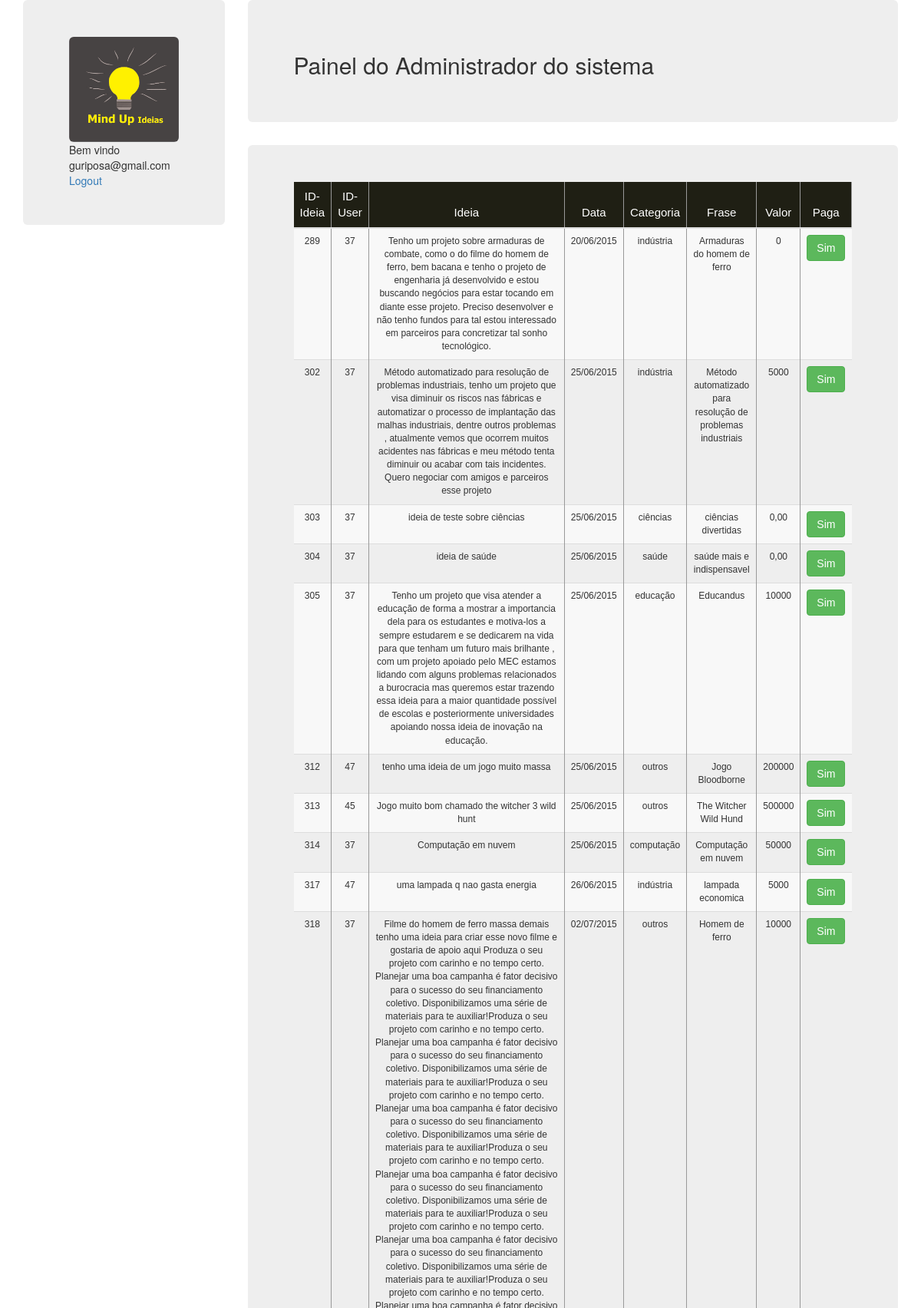
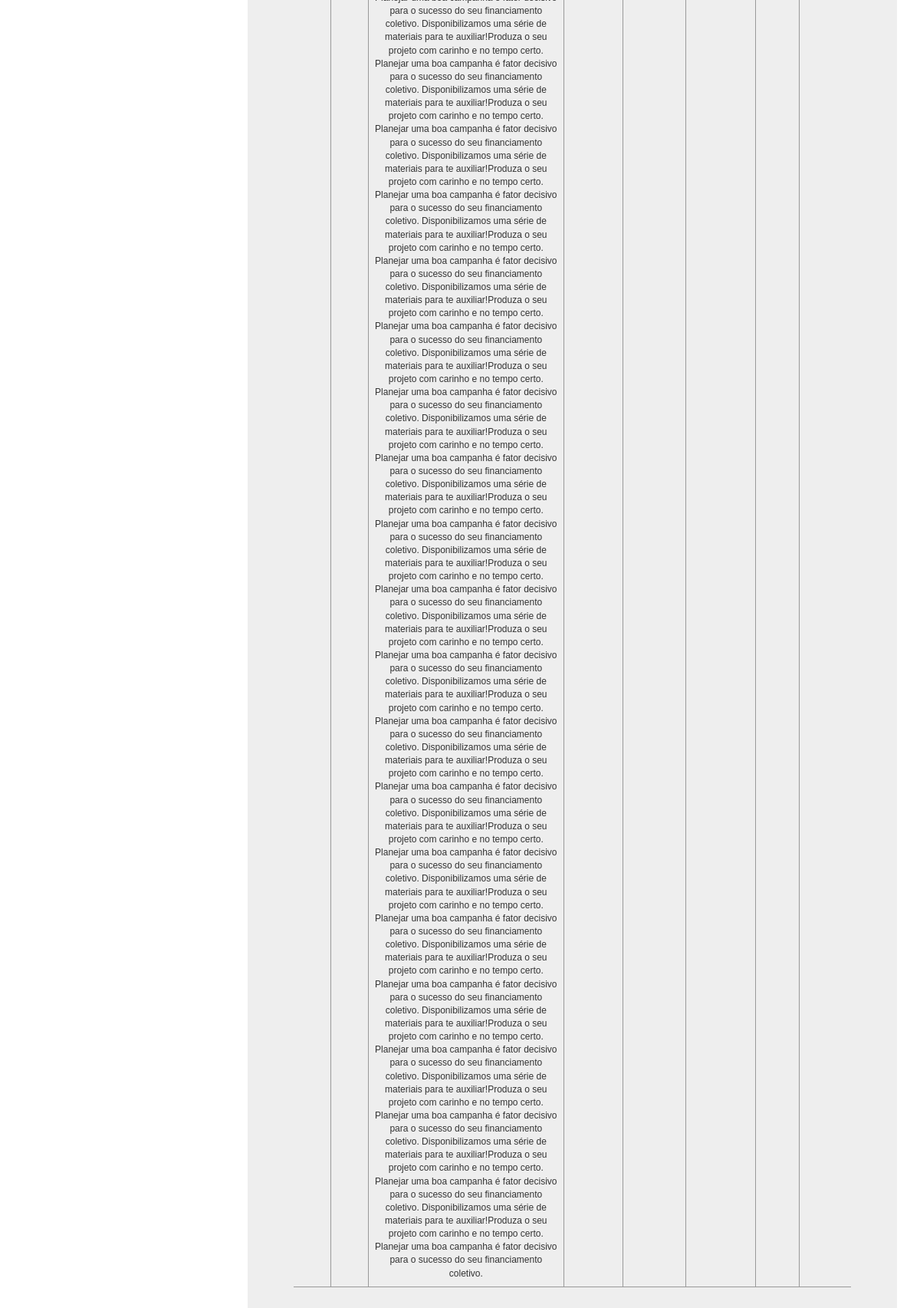
The page /admin/site.php (signed in) on the database its author committed (2 pictures, top to bottom).
### tables this page shows
CREATE TABLE IF NOT EXISTS `ideiasusuarios` (
  `idideia` bigint(20) unsigned NOT NULL AUTO_INCREMENT,
  `idusuario` bigint(20) NOT NULL,
  `ideia` longtext NOT NULL,
  `data` date NOT NULL,
  `categoria` varchar(100) NOT NULL,
  `fraseDaIdeia` varchar(100) NOT NULL,
  `avaliacao` decimal(10,2) NOT NULL,
  `valor` varchar(80) NOT NULL,
  `ideia_paga` tinyint(1) NOT NULL,
  `ideia_patenteada` tinyint(1) NOT NULL,
  `ideia_em_busca_investimentos` tinyint(1) NOT NULL,
  `ideia_em_busca_investimentos_e_socios` tinyint(1) NOT NULL,
  `ideia_em_busca_de_mao_de_obra` tinyint(1) NOT NULL,
  `video_da_ideia` varchar(1000) NOT NULL,
  `imagem` varchar(1000) NOT NULL,
  PRIMARY KEY (`idideia`),
  UNIQUE KEY `idideia` (`idideia`)
);

### admin/site.php (the view, shortened to what this page needs)
<?php
$logado = $_SESSION['usuario'];
?>
<!DOCTYPE html>
<html>
<head>
  <link href="http://netdna.bootstrapcdn.com/bootstrap/3.1.0/css/bootstrap.min.css" rel="stylesheet">
</head>
<body>
<div class="container">
    <div class="row">
	<div class="col-md-3">
        <div class="jumbotron">
          <img src="mind.jpg" class="img-responsive img-rounded">
		  <?php
			echo" Bem vindo $logado";
			?> <a href="logout.php">Logout</a><br></h2>
        </div>
      </div>
		<div class="col-md-9" >
	  <div class="jumbotron" id="resposta">
	  	<h2>Painel do Administrador do sistema</h2>
	  </div>
	  </div>
      <div class="col-md-9" >
	  <div class="jumbotron" id="dados">
	  <table class="table table-responsive">
		<thead>
			<th>ID-Ideia</th>
			<th>ID-User</th>
			<th>Ideia</th>
			<th>Data</th>
			<th>Categoria</th>
			<th>Frase</th>
			<th>Valor</th>
			<th>Paga</th>
		</thead>
		<tbody>
<?php
	require ("conecta.php");
	mysqli_set_charset($conexao,'utf8');
	$sql1 = mysqli_query($conexao,"SELECT * FROM ideiasusuarios");
	while($row = mysqli_fetch_array($sql1)){
		$idideia = $row["idideia"];
		$idusuario = $row["idusuario"];
		$ideia = $row["ideia"];
		$arrumaData = explode("-",$row[3]);
		$dataParaBancoMysql = $arrumaData[2].'/'.$arrumaData[1].'/'.$arrumaData[0];
		$categoria = $row["categoria"];
		$fraseDaIdeia = $row["fraseDaIdeia"];
		$valor = $row["valor"];
		$ideia_paga = $row["ideia_paga"];
		echo "<div class=`jumbotron`>";
		echo "<tr><td><center>" .$idideia . "</center></td>";
		echo "<td><center>" . $idusuario . "</center></td>";
		echo "<td><center>" . $ideia . "</center></td>";
		echo "<td><center>" . $dataParaBancoMysql . "</center></td>";
		echo "<td><center>" . $categoria . "</center></td>";
		echo "<td><center>" . $fraseDaIdeia . "</center></td>";
		echo "<td><center>" . $valor . "</center></td>";
		if($ideia_paga == true){
			echo "<td><center><button class='btn btn-success' type='button'>Sim</button></center></td>";
	}
	echo "</tr>";
	echo "</div>";
	}
?>
	</tbody>
	</table>
		  </div>
		  </div>
		</div>
	</div>
	</body>
	</html>

### admin/site.php (style rules this page uses)
table { max-width: 100%; background-color: transparent; border-collapse: collapse; border-spacing: 0; font-family: arial; }
.table { border-bottom: #999999 solid 1px; width: 100%; margin-bottom: 20px; }
.table th, .table td { border-right: #999999 solid 1px; font-size: 12px; padding: 8px; line-height: 20px; text-align:center; vertical-align: middle; }
.table td:last-child { border-right: 0; }
.table thead th { font-weight: normal; background-color: #1F1F14; color: #fff; font-size: 15px; }
.table tbody > tr:nth-child(odd) > td, .table tbody > tr:nth-child(odd) > th { background-color: #f8f8f8; }

### rows shown on the page
ideiasusuarios: idideia "289", idusuario "37", ideia "Tenho um projeto sobre armaduras de combate, como o do filme do homem de ferro, bem bacana e tenho o projeto de engenharia já desenvolvido e estou buscando negócios para estar tocando em diante esse projeto. Preciso desenvolver e não tenho fundos para tal estou interessado em parceiros para concretizar tal sonho tecnológico.", data "20/06/2015", categoria "indústria", fraseDaIdeia "Armaduras do homem de ferro", valor "0", ideia_paga "Sim"
ideiasusuarios: idideia "302", idusuario "37", ideia "Método automatizado para resolução de problemas industriais, tenho um projeto que visa diminuir os riscos nas fábricas e automatizar o processo de implantação das malhas industriais, dentre outros problemas , atualmente vemos que ocorrem muitos acidentes nas fábricas e meu método tenta diminuir ou acabar com tais incidentes. Quero negociar com amigos e parceiros esse projeto", data "25/06/2015", categoria "indústria", fraseDaIdeia "Método automatizado para resolução de problemas industriais", valor "5000", ideia_paga "Sim"
ideiasusuarios: idideia "303", idusuario "37", ideia "ideia de teste sobre ciências", data "25/06/2015", categoria "ciências", fraseDaIdeia "ciências divertidas", valor "0,00", ideia_paga "Sim"
ideiasusuarios: idideia "304", idusuario "37", ideia "ideia de saúde", data "25/06/2015", categoria "saúde", fraseDaIdeia "saúde mais e indispensavel", valor "0,00", ideia_paga "Sim"
ideiasusuarios: idideia "305", idusuario "37", ideia "Tenho um projeto que visa atender a educação de forma a mostrar a importancia dela para os estudantes e motiva-los a sempre estudarem e se dedicarem na vida para que tenham um futuro mais brilhante , com um projeto apoiado pelo MEC estamos lidando com alguns problemas relacionados a burocracia mas queremos estar trazendo essa ideia para a maior quantidade possível de escolas e posteriormente universidades apoiando nossa ideia de inovação na educação.", data "25/06/2015", categoria "educação", fraseDaIdeia "Educandus", valor "10000", ideia_paga "Sim"
ideiasusuarios: idideia "312", idusuario "47", ideia "tenho uma ideia de um jogo muito massa", data "25/06/2015", categoria "outros", fraseDaIdeia "Jogo Bloodborne", valor "200000", ideia_paga "Sim"
ideiasusuarios: idideia "313", idusuario "45", ideia "Jogo muito bom chamado the witcher 3 wild hunt", data "25/06/2015", categoria "outros", fraseDaIdeia "The Witcher Wild Hund", valor "500000", ideia_paga "Sim"
ideiasusuarios: idideia "314", idusuario "37", ideia "Computação em nuvem", data "25/06/2015", categoria "computação", fraseDaIdeia "Computação em nuvem", valor "50000", ideia_paga "Sim"
ideiasusuarios: idideia "317", idusuario "47", ideia "uma lampada q nao gasta energia", data "26/06/2015", categoria "indústria", fraseDaIdeia "lampada economica", valor "5000", ideia_paga "Sim"
ideiasusuarios: idideia "318", idusuario "37", ideia "Filme do homem de ferro massa demais tenho uma ideia para criar esse novo filme e gostaria de apoio aqui Produza o seu projeto com carinho e no tempo certo. Planejar uma boa campanha é fator decisivo para o sucesso do seu financiamento coletivo. Disponibilizamos uma série de materiais para te auxiliar!Produza o seu projeto com carinho e no tempo certo. Planejar uma boa campanha é fator decisivo para o sucesso do seu financiamento coletivo. Disponibilizamos uma série de materiais para te auxiliar!Produza o seu projeto com carinho e no tempo certo. Planejar uma boa campanha é fator decisivo para o sucesso do seu financiamento coletivo. Disponibilizamos uma série de materiais para te…", data "02/07/2015", categoria "outros", fraseDaIdeia "Homem de ferro", valor "10000", ideia_paga "Sim"

### other values the page prints
$logado "guriposa@gmail.com"
